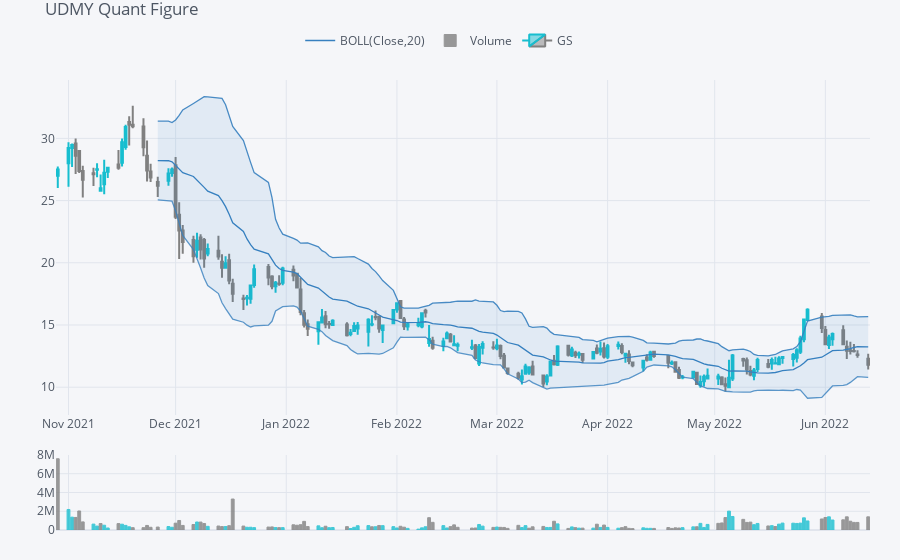

Notebook code for this chart:
### Code cell
plot_Bollinger_Bands('UDMY', '1y', '1d')

### Figure 1 — Plotly figure (JSON) as saved in the notebook; plotly's stock layout.template omitted (floating-point values rounded to 4 significant figures; data arrays with more than 128 entries replaced by an {"elided": "..."} marker saying what was removed)
{"data": [{"legendgroup": "BOLL(Close,20)", "line": {"color": "rgba(55, 128, 191, 1.0)", "dash": "solid", "shape": "linear", "width": 1.3}, "mode": "lines", "name": "BOLL(Close,20)", "showlegend": true, "text": "", "type": "scatter", "x": {"elided": "156 str values"}, "y": {"elided": "156 mixed values"}, "yaxis": "y2"}, {"legendgroup": "BOLL(Close,20)", "line": {"color": "rgba(55, 128, 191, 0.8999999999999999)", "dash": "solid", "shape": "linear", "width": 1.3}, "mode": "lines", "name": "UPPER(Close,20)", "showlegend": false, "text": "", "type": "scatter", "x": {"elided": "156 str values"}, "y": {"elided": "156 mixed values"}, "yaxis": "y2"}, {"fill": "tonexty", "fillcolor": "rgba(55, 128, 191, 0.1)", "legendgroup": "BOLL(Close,20)", "line": {"color": "rgba(55, 128, 191, 0.7999999999999998)", "dash": "solid", "shape": "linear", "width": 1.3}, "mode": "lines", "name": "LOWER(Close,20)", "showlegend": false, "text": "", "type": "scatter", "x": {"elided": "156 str values"}, "y": {"elided": "156 mixed values"}, "yaxis": "y2"}, {"marker": {"color": {"elided": "156 str values"}, "line": {"color": {"elided": "156 str values"}, "width": 1}}, "name": "Volume", "opacity": 0.8, "orientation": "v", "text": "", "type": "bar", "x": {"elided": "156 str values"}, "y": {"elided": "156 int values"}, "yaxis": "y3"}, {"close": {"elided": "156 float values"}, "decreasing": {"line": {"color": "#808080"}}, "high": {"elided": "156 float values"}, "increasing": {"line": {"color": "#17BECF"}}, "low": {"elided": "156 float values"}, "name": "GS", "open": {"elided": "156 float values"}, "showlegend": true, "type": "candlestick", "x": {"elided": "156 str values"}, "yaxis": "y2"}], "layout": {"legend": {"bgcolor": "#F5F6F9", "font": {"color": "#4D5663"}, "orientation": "h", "x": 0.3, "y": 0.95, "yanchor": "bottom"}, "margin": {"b": 30, "l": 30, "r": 30, "t": 30}, "paper_bgcolor": "#F5F6F9", "plot_bgcolor": "#F5F6F9", "showlegend": true, "title": {"font": {"color": "#4D5663"}, "text": "UDMY Quant Figure"}, "xaxis": {"anchor": "y2", "gridcolor": "#E1E5ED", "rangeselector": {"bgcolor": "rgba(150, 200, 250, 1)", "buttons": [{"count": 1, "label": "1m", "step": "month", "stepmode": "backward"}, {"count": 1, "label": "1y", "step": "year", "stepmode": "backward"}], "font": {"size": 13}, "visible": false, "x": 0, "y": 0.9}, "rangeslider": {"visible": false}, "showgrid": true, "tickfont": {"color": "#4D5663"}, "title": {"font": {"color": "#4D5663"}, "text": ""}, "zerolinecolor": "#E1E5ED"}, "yaxis": {"gridcolor": "#E1E5ED", "showgrid": true, "showticklabels": false, "tickfont": {"color": "#4D5663"}, "title": {"font": {"color": "#4D5663"}, "text": ""}, "zerolinecolor": "#E1E5ED"}, "yaxis2": {"domain": [0.23, 0.9], "gridcolor": "#E1E5ED", "showgrid": true, "tickfont": {"color": "#4D5663"}, "title": {"font": {"color": "#4D5663"}, "text": ""}, "zerolinecolor": "#E1E5ED"}, "yaxis3": {"domain": [0, 0.15], "gridcolor": "#E1E5ED", "showgrid": true, "tickfont": {"color": "#4D5663"}, "title": {"font": {"color": "#4D5663"}, "text": ""}, "zerolinecolor": "#E1E5ED"}}}
